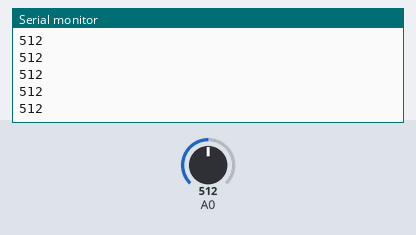
A sketch run on a simulated Arduino Uno, built with avr-gcc and run on an emulated ATmega328P. On the bench: the last lines printed to the serial monitor. Inputs (shaded band) come from the test bench; at power-on: A0 = 512.

Above: at 1.2 s.
1.3 s: A0 set to 716
At 1.32 s:
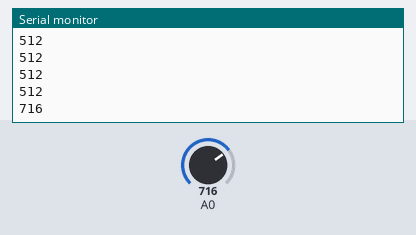
2.8 s: A0 set to 900
At 2.83 s:
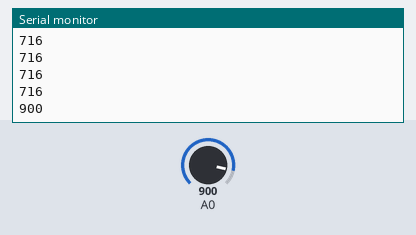
Timing chart, 0 to 5.8 s (numbered marks = the images above; inputs shaded):
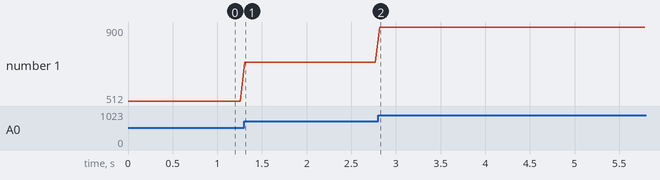

Measured:
- after the input at 1.3 s, the serial monitor: prints a new line at once (image 1)
- after the input at 2.8 s, the serial monitor: prints a new line at once (image 2)
- plotted number 1: 512 → 716 after the input at 1.3 s, 716 → 900 after the input at 2.8 s

The sketch:

simple_firmware.ino
```cpp
// analog-plot
//
// Read analog values from A0 and A1 and print them to serial port.
//
// electronut.in

#include "Arduino.h"

void setup()
{
  // initialize serial comms
  Serial.begin(115200);
}

void loop()
{
  // read A0
  int val1 = analogRead(0);


  // print to serial
  Serial.print(val1);
  Serial.print(" ");
  Serial.print("\n");

  // wait
  delay(50);

}
```
